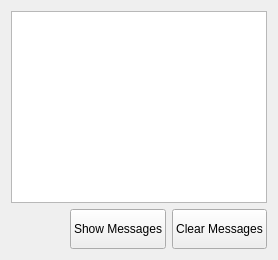
                    <widget class="QWidget" name="tabLog">
                     <attribute name="title">
                      <string>Log</string>
                     </attribute>
                     <layout class="QVBoxLayout" name="verticalLayout_11">
                      <item>
                       <widget class="MachineLog" name="machinelog">
                        <property name="machine_log_option" stdset="0">
                         <bool>true</bool>
                        </property>
                        <property name="integrator_log_option" stdset="0">
                         <bool>false</bool>
                        </property>
                       </widget>
                      </item>
                      <item>
                       <layout class="QHBoxLayout" name="horizontalLayout_8">
                        <item>
                         <spacer name="horizontalSpacer_2">
                          <property name="orientation">
                           <enum>Qt::Horizontal</enum>
                          </property>
                          <property name="sizeHint" stdset="0">
                           <size>
                            <width>40</width>
                            <height>20</height>
                           </size>
                          </property>
                         </spacer>
                        </item>
                        <item>
                         <widget class="QPushButton" name="buttonShowMessages">
                          <property name="minimumSize">
                           <size>
                            <width>0</width>
                            <height>40</height>
                           </size>
                          </property>
                          <property name="text">
                           <string>Show Messages</string>
                          </property>
                         </widget>
                        </item>
                        <item>
                         <widget class="QPushButton" name="buttonClearMessages">
                          <property name="minimumSize">
                           <size>
                            <width>0</width>
                            <height>40</height>
                           </size>
                          </property>
                          <property name="text">
                           <string>Clear Messages</string>
                          </property>
                         </widget>
                        </item>
                       </layout>
                      </item>
                     </layout>
                    </widget>
